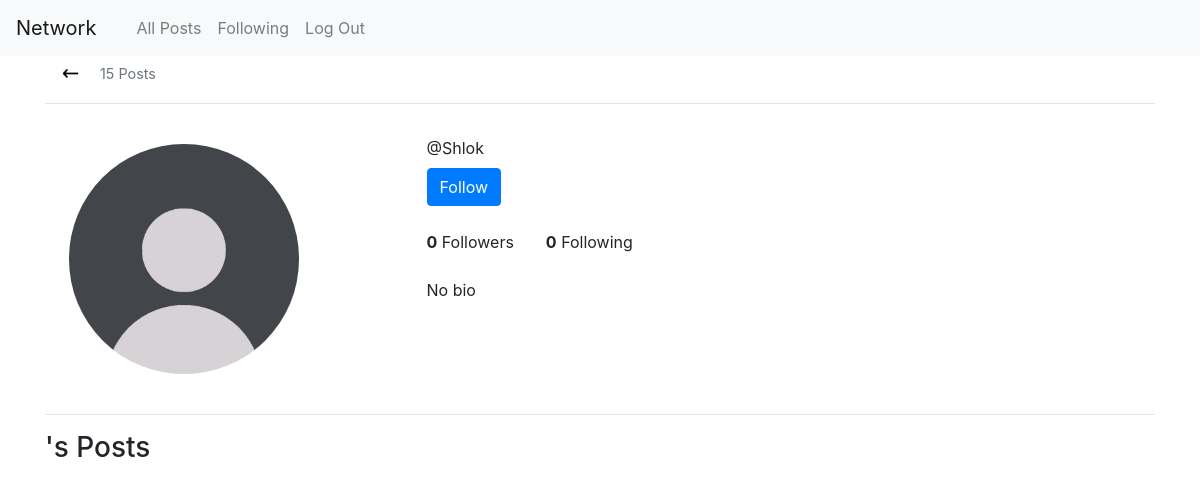
The app's page /profile/Shlok, older data.
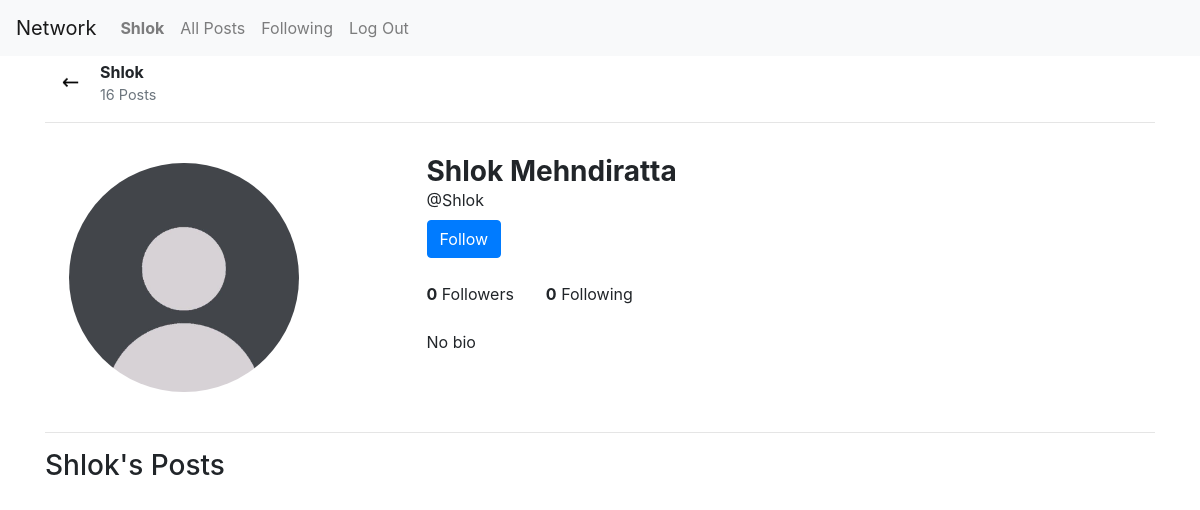
The same page, newer data.
### network/models.py (models this page shows, shortened)
class User(AbstractUser):
    profile_picture = models.ImageField(upload_to='profile_pics/', default='default.jpg', blank=True)
    bio = models.TextField(blank=True)
    following = models.ManyToManyField('self', symmetrical=False, related_name='followers', blank=True)
    followers_count = models.PositiveIntegerField(default=0)

### network/views.py (the view)
# urls.py: path("profile/<str:username>", views.profile, name="profile"),
def profile(request, username):
    if request.method == 'POST':
        form = ProfileForm(request.POST, request.FILES, instance=request.user)
        if form.is_valid():
            form.save()
    else:
        try:
            data = User.objects.get(username=username)
            return render(request, 'network/profile.html', {
                'form': ProfileForm(instance=data),
                'user': data
            })
        except User.DoesNotExist:
            return JsonResponse({"error": "User not found."}, status=404)

### network/templates/network/profile.html (shortened to what this page needs)
{% extends "network/layout.html" %}
{% load static %}
{% block body %}
<div class="container">
    <div class="d-flex align-items-center m-1">
        <a href="{% url 'index' %}" class="me-2">
            <img class="pl-2 mr-3" style="width: 35px;" src="{% static 'network/assets/icons/back.png' %}" alt="Back">
        </a>
        <div class="d-flex flex-column">
            <div class="fw-bold"><b>{{user.first_name}}</b></div>
            <div class="text-muted" style="font-size: 0.9rem;">{{user.posts.count}} Posts</div>
        </div>
    </div>
    <hr>
    <div class="d-flex flex-row mb-2 w-100 h-50">
       <img src="{% static 'network/assets/user.jpeg' %}" class="rounded-circle w-25 p-4 mr-5 float-start " alt="...">
       <div class="d-flex flex-column ml-5 mt-3 pl-2 w-100">
            <h3 class="mb-0"><b>{{user.first_name}} {{user.last_name}}</b></h3>
            <div class="mb-2">@{{user.username}}</div>
            <div class="follow-btn mb-4">
                {% if request.user != user %}
                    {% if request.user not in user.following.all %}
                <button class="btn btn-primary" id="follow" type="button">Follow</button>
                    {% else %}
                <button class="btn btn-outline-primary" id="unfollow" type="button">Following</button>
                    {% endif %}
                {% endif %}
            </div>
            <div class="d-flex flex-row mb-4">
                <div class="pr-3 mr-3"><b>{{user.followers_count}}</b> Followers </div>
                <div class="pr-3 mr-3"><b>{{user.following.count}}</b> Following </div>
            </div>
            <div class="mb-2 flex-grow-1">
                {{user.bio|default:"No bio" }}
            </div>
        </div>
    </div>
    <hr>
    <h3>{{user.first_name}}'s Posts</h3>
</div>
{% endblock %}

### network/templates/network/layout.html (shortened to what this page needs)
{% load static %}
<!DOCTYPE html>
<html lang="en">
    <head>
        <link rel="stylesheet" href="https://stackpath.bootstrapcdn.com/bootstrap/4.4.1/css/bootstrap.min.css">
        <link href="{% static 'network/css/styles.css' %}" rel="stylesheet">
    </head>
    <body>
        <nav class="navbar navbar-expand-lg navbar-light bg-light">
            <a class="navbar-brand" href="#">Network</a>
            <div>
              <ul class="navbar-nav mr-auto">
                {% if user.is_authenticated %}
                    <li class="nav-item">
                        <a class="nav-link" id="profile" href="{% url 'profile' username=user.username %}"><strong>{{ user.first_name }}</strong></a>
                    </li>
                {% endif %}
                <li class="nav-item">
                  <a class="nav-link" id="all-posts" href="{% url 'index' %}">All Posts</a>
                </li>
                {% if user.is_authenticated %}
                    <li class="nav-item">
                        <a class="nav-link" id="following" href="#">Following</a>
                    </li>
                    <li class="nav-item">
                        <a class="nav-link" href="{% url 'logout' %}">Log Out</a>
                    </li>
                {% endif %}
              </ul>
            </div>
          </nav>
        <div class="body">
            {% block body %}
            {% endblock %}
        </div>
    </body>
</html>

Row changes from the older to the newer data that the page shows:
changed User "Shlok": first_name (not shown) → "Shlok"; posts.count "15" → "16"; last_name (not shown) → "Mehndiratta"
